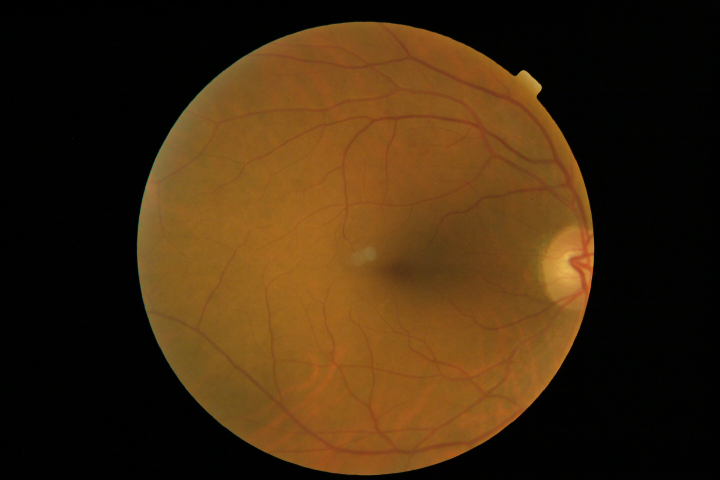
#> input picture ImagesTIM/MAE0000043/DS000DGS.JPG, 1440 x 960 px (shown at 1/2 size)
$ python MA_detection.py   (older library calls are emulated)
#> lines starting #> are read from the running program, lines starting #| are printed output that depends on the picture; after the words box and inside, x2 and y2 are one past the last pixel; in counts of white or black regions, pixels touching at a corner belong together
#> further down, img is the input picture: shape (960, 1440, 3); mean R, G, B 65.7, 42, 14.8
# -*- coding: utf-8 -*-
"""
Created on Wed Jan 03 00:39:11 2018
@author: David Marín Del Pino
@author: Jenifer Rodriguez Casas
Grado Ingeniería en Telemática
"""
import skimage
from skimage import io
from skimage import filters as skfilt
from skimage import img_as_float
from skimage import exposure
import matplotlib.pyplot as plt
import numpy as np
import cv2

# Mostrar imagen
def showImage(img):
    io.imshow(img)
    plt.axis('off')

# Negativizar la imagen
def negative(img):
    pixmat = list(img.shape)
    for i in range (0,pixmat[0]-1):
        for j in range (0, pixmat[1]-1):
            value = 255 - img[i,j]
            img[i,j] = value

# Obtener imagen umbralizada
def umbralize(img, threshold):
    pixmat = list(img.shape)
    result = np.zeros(pixmat)
    for i in range (0,pixmat[0]-1):
        for j in range (0, pixmat[1]-1):
            value = img[i,j]
            if value < threshold:
                result[i,j] = 0
            else:
                result[i,j] = 1
    return skimage.img_as_ubyte(result)

# Construcción del histograma
def makeHist(img, title):
    plt.hist(img.ravel(),bins = 50)
    plt.title(title)
    plt.xlabel("Intensidad de gris")
    plt.ylabel("pixels")

def getBvMask(img):
    # Extracción de componentes
    b,g,r = cv2.split(img)
    cv2.imwrite("canal_verde.jpg", g)
    #showImage(g)

    # Ecualización de histograma mediante filtro adaptativo.
    # El objetivo es mejorar el contraste para extraer la máscara del árbol vascular.
    clahe = cv2.createCLAHE(clipLimit=3.5, tileGridSize=(6,6))
    enhanced_contrast_img = clahe.apply(g)
    cv2.imwrite("verde_contraste_mejorado.jpg", enhanced_contrast_img)
    #showImage(enhanced_contrast_img)


    # Tres pasadas de apertura y cierre para implementar un tophat dual.
    # Aplicando la función correspondiente de opencv directamente el resultado no es el esperado
    r1 = cv2.morphologyEx(enhanced_contrast_img, cv2.MORPH_OPEN, cv2.getStructuringElement(cv2.MORPH_ELLIPSE,(5,5)), iterations = 1)
    R1 = cv2.morphologyEx(r1, cv2.MORPH_CLOSE, cv2.getStructuringElement(cv2.MORPH_ELLIPSE,(5,5)), iterations = 1)
    r2 = cv2.morphologyEx(R1, cv2.MORPH_OPEN, cv2.getStructuringElement(cv2.MORPH_ELLIPSE,(11,11)), iterations = 1)
    R2 = cv2.morphologyEx(r2, cv2.MORPH_CLOSE, cv2.getStructuringElement(cv2.MORPH_ELLIPSE,(11,11)), iterations = 1)
    r3 = cv2.morphologyEx(R2, cv2.MORPH_OPEN, cv2.getStructuringElement(cv2.MORPH_ELLIPSE,(23,23)), iterations = 1)
    R3 = cv2.morphologyEx(r3, cv2.MORPH_CLOSE, cv2.getStructuringElement(cv2.MORPH_ELLIPSE,(23,23)), iterations = 1)

    # tophat dual: diferencia entre el cierre y la imagen original.
    f4 = cv2.subtract(R3,enhanced_contrast_img)
    f5 = clahe.apply(f4)
    cv2.imwrite("tophat.jpg", f5)

    # Eliminación del ruido perimetral
    ret,f6 = cv2.threshold(f5,15,255,cv2.THRESH_BINARY)
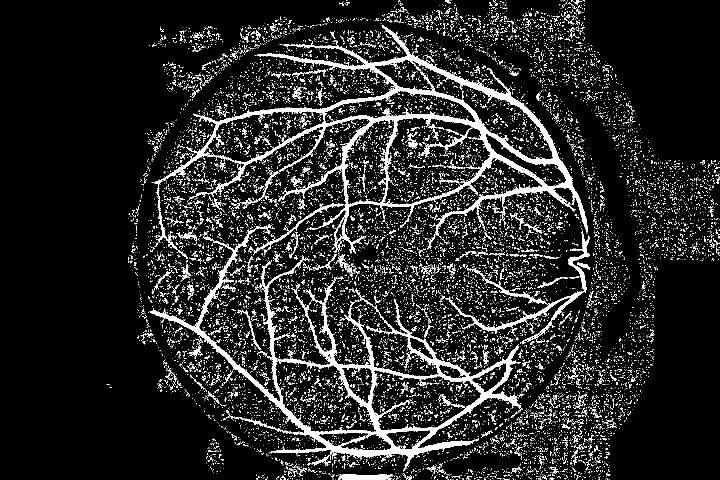
#> f6: shape (960, 1440) (shown at 1/2 size); 11.1% white; 17430 white regions (16834 under 20 px)
    mask = np.ones(f5.shape[:2], dtype="uint8") * 255
    im2, contours, hierarchy = cv2.findContours(f6.copy(),cv2.RETR_LIST,cv2.CHAIN_APPROX_SIMPLE)
#> contours = 18003 contours, 17791 with area under 20; largest, box (x1, y1, x2, y2) and area: (308, 50, 1176, 507) 101432, (300, 450, 1046, 937) 74707, (765, 235, 983, 411) 27058, (549, 720, 753, 865) 18614, (741, 739, 963, 862) 18588
    for cnt in contours:
    	if cv2.contourArea(cnt) <= 200:
    		cv2.drawContours(mask, [cnt], -1, 0, -1)
#> this loop made 18003 passes
#> cnt on passes 1 to 3: [[1217, 959], [1218, 959]], [[1076, 959]], [[1063, 959]]
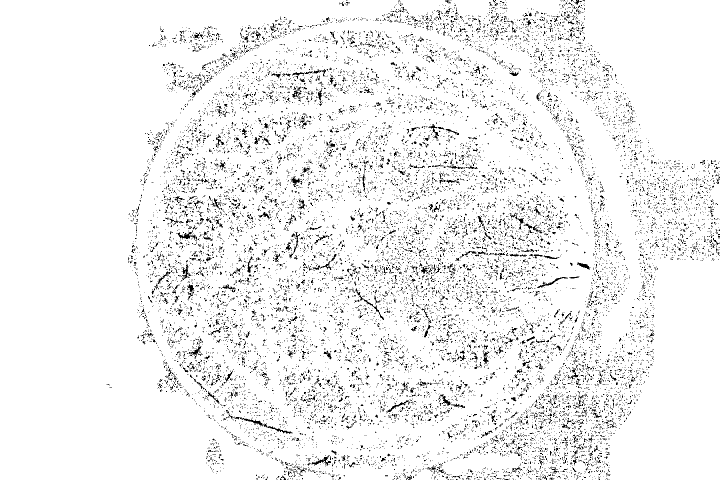
#> mask: shape (960, 1440) (shown at 1/2 size); 94.1% white; black in thin lines or dots, all inside (x1, y1, x2, y2) = (212, 0, 1440, 960)
    im = cv2.bitwise_and(f5, f5, mask=mask)
    cv2.imwrite("tophat_sin_ruido.jpg", im)

    # Umbralización y erosión para recuperar los vasos sanguíneos
    ret,fin = cv2.threshold(im,15,255,cv2.THRESH_BINARY_INV)
#> fin: shape (960, 1440); 94.7% white; 108 black regions (82 under 20 px), largest, box (x1, y1, x2, y2) and area: (308, 50, 1176, 507) 34783, (300, 450, 1046, 937) 29040, (910, 461, 1180, 678) 4156
    newfin = cv2.erode(fin, cv2.getStructuringElement(cv2.MORPH_ELLIPSE,(3,3)), iterations=1)
#> newfin: shape (960, 1440); 92.7% white; 7 black regions, largest, box (x1, y1, x2, y2) and area: (307, 49, 1177, 519) 51664, (299, 449, 1047, 938) 40375, (896, 460, 1181, 684) 6663
    cv2.imwrite("arbol_vascular.jpg", newfin)

    # Eliminación de elementos curvos
    fundus_eroded = cv2.bitwise_not(newfin)
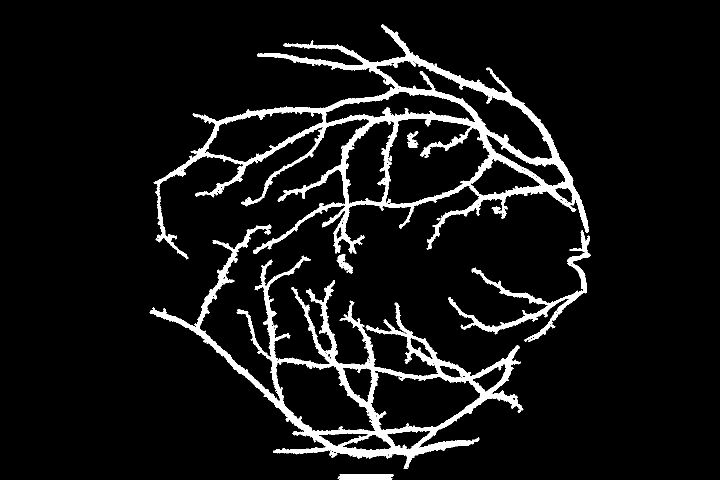
#> fundus_eroded: shape (960, 1440) (shown at 1/2 size); 7.3% white; 7 white regions
    xmask = np.ones(img.shape[:2], dtype="uint8") * 255
    x1, xcontours, xhierarchy = cv2.findContours(fundus_eroded.copy(),cv2.RETR_LIST,cv2.CHAIN_APPROX_SIMPLE)
#> xcontours = 383 contours, 353 with area under 20; largest, box (x1, y1, x2, y2) and area: (307, 49, 1177, 519) 132228, (299, 449, 1047, 938) 82628, (769, 236, 981, 409) 25348, (741, 740, 962, 861) 17838, (550, 722, 752, 864) 17784; xhierarchy = 383 rows, first 6: [1, -1, -1, -1], [2, 0, -1, -1], [3, 1, -1, -1], [4, 2, -1, -1], [5, 3, -1, -1], [6, 4, -1, -1]
    for cnt in xcontours:
    	shape = "unidentified"
    	peri = cv2.arcLength(cnt, True)
    	approx = cv2.approxPolyDP(cnt, 0.04 * peri, False)
    	if len(approx) > 4 and cv2.contourArea(cnt) <= 3000 and cv2.contourArea(cnt) >= 100:
    		shape = "circle"
    	else:
    		shape = "veins"
    	if(shape=="circle"):
    		cv2.drawContours(xmask, [cnt], -1, 0, -1)
#> this loop made 383 passes
#> (shape, peri, approx) on passes 3, 4, 5, 6, 7, 8, 9, 10, 11, 13: ('veins', 5.66, [[770, 951], [771, 950], [772, 951], [771, 952]]), ('veins', 5.66, [[687, 951], [688, 950], [689, 951], [688, 952]]), ('veins', 260.3, [[680, 948], [678, 959], [787, 950], [682, 948]]), ('veins', 5.66, [[736, 913], [737, 912], [738, 913], [737, 914]]), ('veins', 5.66, [[778, 912], [779, 911], [780, 912], [779, 913]]), ('veins', 5.66, [[735, 912], [736, 911], [737, 912], [736, 913]]), ('veins', 5.66, [[720, 912], [721, 911], [722, 912], [721, 913]]), ('veins', 5.66, [[778, 910], [779, 909], [780, 910], [779, 911]]), ('veins', 5.66, [[671, 909], [672, 908], [673, 909], [672, 910]]), ('veins', 5.66, [[670, 908], [671, 907], [672, 908], [671, 909]])
#> (peri, shape) on passes 61 to 66: (5.66, 'veins'), (5.66, 'veins'), (5.66, 'veins'), (5.66, 'veins'), (783.4, 'veins'), (5.66, 'veins')
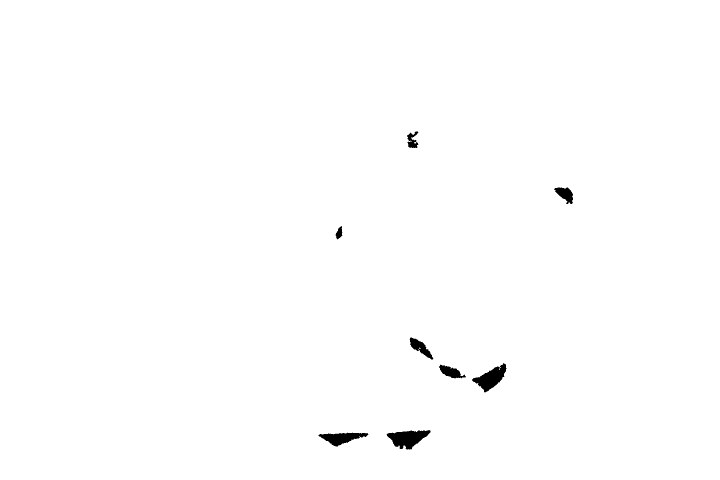
#> xmask: shape (960, 1440) (shown at 1/2 size); 99.4% white; 8 black regions, largest, box (x1, y1, x2, y2) and area: (773, 860, 861, 899) 2012, (944, 726, 1013, 785) 1815, (637, 865, 737, 893) 1454

    finimage = cv2.bitwise_and(fundus_eroded,fundus_eroded,mask=xmask)
#> finimage: shape (960, 1440); 7.2% white; 7 white regions (1 under 20 px), largest, box (x1, y1, x2, y2) and area: (307, 49, 1177, 519) 51504, (299, 449, 1047, 938) 39513, (896, 460, 1181, 684) 6663, (675, 948, 788, 960) 1213, (673, 508, 705, 548) 520, (873, 436, 881, 441) 26
    cv2.imwrite("arbol_vascular_mejorado.jpg", finimage)
    blood_vessels = finimage#cv2.bitwise_not(finimage)
    cv2.imwrite("mascara_arbol_vascular.jpg", blood_vessels)
    return blood_vessels

# Escribir el nombre de la carpeta y de la imagen a tratar
path = './ImagesTIM/'
img_folder = 'MAE0000043/'
img_name = 'DS000DGS.JPG'
img = io.imread(path + img_folder + img_name)
showImage(img)
cv2.imwrite("original.jpg", img)

# Extracción de máscara vascular
bv_mask = getBvMask(img)

# Inpainting sobre la imagen original para extraer los vasos:
inpaint=cv2.inpaint(img, bv_mask,8,cv2.INPAINT_TELEA)
io.imsave('sin_vasos.jpg', inpaint)

# Componente verde de la imagen sin vasos
ri,inpaint_g,bi = cv2.split(inpaint)

# Realce de contraste con ecualización CLAHE
clahe = cv2.createCLAHE(clipLimit=4, tileGridSize=(6,6))
enhanced_contrast_inpaint = clahe.apply(inpaint_g)
showImage(enhanced_contrast_inpaint)

# filtro de medianas para eliminar el ruido
from skimage.morphology import square
from skimage.filters import median
kernel = square(3)
inpaint_g_fm = median(enhanced_contrast_inpaint, kernel)
showImage(inpaint_g_fm)
io.imsave('base_para_deteccion_filtro_medianas.jpg', inpaint_g_fm)
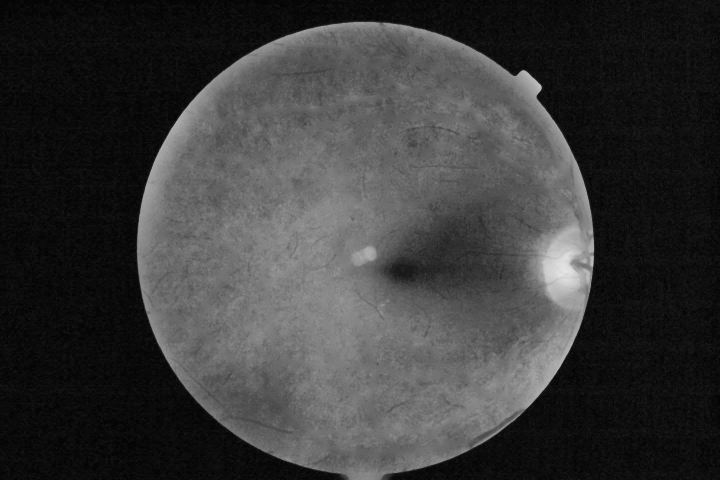
#> saved as base_para_deteccion_filtro_medianas.jpg: shape (960, 1440) (shown at 1/2 size); min 0, max 229, mean 57.7

# filtro gaussiano
from skimage.filters import gaussian
inpaint_g_fg = skimage.img_as_ubyte(gaussian(enhanced_contrast_inpaint, 2))
showImage(inpaint_g_fg)
io.imsave('base_para_deteccion_filtro_Gauss.jpg', inpaint_g_fg)

# El resultado del filtro de medianas está más contrastado.
# Vamos a hacer el tophat dual con esa imagen

# Máscara externa
r,g,b = cv2.split(img)
em1 = umbralize(r, skimage.filters.threshold_otsu(r))
#> after the loop in umbralize, `for i in range (0,pixmat[0]-1):`:
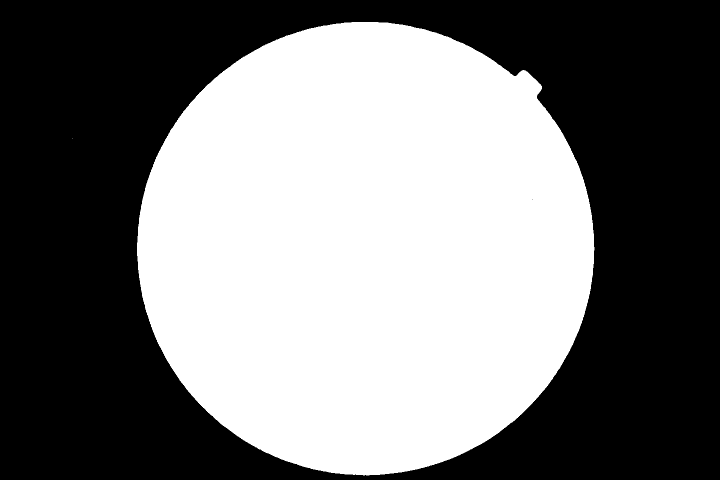
#> result: shape (960, 1440) float64 (shown at 1/2 size); values 0 (black) and 1 (white), 47.2% white; 2 white regions (1 under 20 px), largest, box (x1, y1, x2, y2) and area: (274, 44, 1189, 951) 652025
ext_mask = cv2.bitwise_not(em1)

# tophat dual
kernel_thd = cv2.getStructuringElement(cv2.MORPH_ELLIPSE,(4,4))
#> kernel_thd = [[0, 0, 1, 0], [1, 1, 1, 1], [1, 1, 1, 1], [1, 1, 1, 1]]
thd = cv2.morphologyEx(inpaint_g_fm,cv2.MORPH_BLACKHAT,kernel_thd)
thd_clahe = cv2.createCLAHE(clipLimit=0.5, tileGridSize=(5,5))
thd_eh = thd_clahe.apply(thd)
candidates = cv2.subtract(thd_eh, ext_mask)
#candidates = cv2.subtract(candidates, bv_mask)
showImage(candidates)

# Umbralización
# Es importante encontrar un umbral adecuado. Salen demasiados candidatos
th_cand = umbralize(candidates, 28)
#> call 2 of umbralize, with threshold = 28
#> after the loop in umbralize (call 2), `for i in range (0,pixmat[0]-1):`:
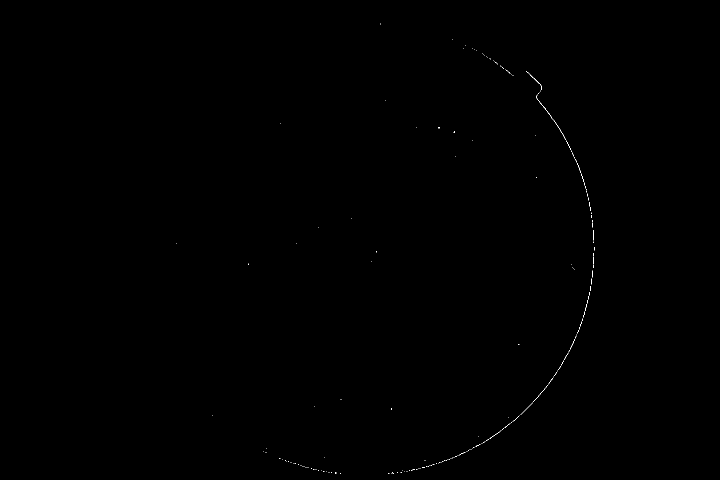
#> result: shape (960, 1440) float64 (shown at 1/2 size); values 0 (black) and 1 (white), 0.07% white in thin lines or dots, all inside (x1, y1, x2, y2) = (352, 47, 1189, 948)
showImage(th_cand)
io.imsave('mascara de cadidatos.jpg', th_cand)
#> (the run stopped early here; a loop or call above may not have finished)
